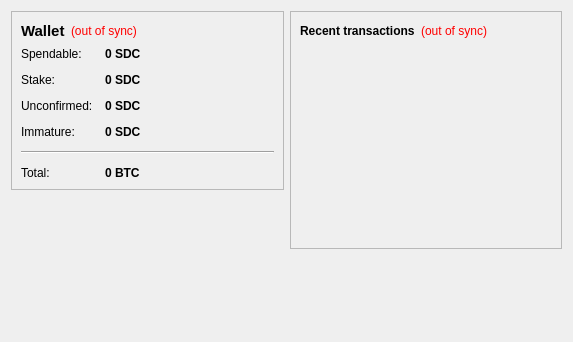
<?xml version="1.0" encoding="UTF-8"?>
<ui version="4.0">
 <class>OverviewPage</class>
 <widget class="QWidget" name="OverviewPage">
  <property name="geometry">
   <rect>
    <x>0</x>
    <y>0</y>
    <width>573</width>
    <height>342</height>
   </rect>
  </property>
  <property name="windowTitle">
   <string>Form</string>
  </property>
  <layout class="QHBoxLayout" name="horizontalLayout" stretch="1,1">
   <item>
    <layout class="QVBoxLayout" name="verticalLayout_2">
     <item>
      <widget class="QFrame" name="frame">
       <property name="frameShape">
        <enum>QFrame::StyledPanel</enum>
       </property>
       <property name="frameShadow">
        <enum>QFrame::Raised</enum>
       </property>
       <layout class="QVBoxLayout" name="verticalLayout_4">
        <item>
         <layout class="QHBoxLayout" name="horizontalLayout_4">
          <item>
           <widget class="QLabel" name="label_5">
            <property name="font">
             <font>
              <pointsize>11</pointsize>
              <weight>75</weight>
              <bold>true</bold>
             </font>
            </property>
            <property name="text">
             <string>Wallet</string>
            </property>
           </widget>
          </item>
          <item>
           <widget class="QLabel" name="labelWalletStatus">
            <property name="toolTip">
             <string>The displayed information may be out of date. Your wallet automatically synchronizes with the ShadowCoin network after a connection is established, but this process has not completed yet.</string>
            </property>
            <property name="styleSheet">
             <string notr="true">QLabel { color: red; }</string>
            </property>
            <property name="text">
             <string notr="true">(out of sync)</string>
            </property>
            <property name="alignment">
             <set>Qt::AlignLeading|Qt::AlignLeft|Qt::AlignVCenter</set>
            </property>
           </widget>
          </item>
          <item>
           <spacer name="horizontalSpacer_2">
            <property name="orientation">
             <enum>Qt::Horizontal</enum>
            </property>
            <property name="sizeHint" stdset="0">
             <size>
              <width>40</width>
              <height>20</height>
             </size>
            </property>
           </spacer>
          </item>
         </layout>
        </item>
        <item>
         <layout class="QFormLayout" name="formLayout_2">
          <property name="fieldGrowthPolicy">
           <enum>QFormLayout::AllNonFixedFieldsGrow</enum>
          </property>
          <property name="horizontalSpacing">
           <number>12</number>
          </property>
          <property name="verticalSpacing">
           <number>12</number>
          </property>
          <item row="0" column="0">
           <widget class="QLabel" name="label">
            <property name="text">
             <string>Spendable:</string>
            </property>
           </widget>
          </item>
          <item row="0" column="1">
           <widget class="QLabel" name="labelBalance">
            <property name="font">
             <font>
              <weight>75</weight>
              <bold>true</bold>
             </font>
            </property>
            <property name="cursor">
             <cursorShape>IBeamCursor</cursorShape>
            </property>
            <property name="toolTip">
             <string>Your current spendable balance</string>
            </property>
            <property name="text">
             <string notr="true">0 SDC</string>
            </property>
            <property name="textInteractionFlags">
             <set>Qt::LinksAccessibleByMouse|Qt::TextSelectableByKeyboard|Qt::TextSelectableByMouse</set>
            </property>
           </widget>
          </item>
          <item row="1" column="0">
           <widget class="QLabel" name="label_6">
            <property name="text">
             <string>Stake:</string>
            </property>
           </widget>
          </item>
          <item row="1" column="1">
           <widget class="QLabel" name="labelStake">
            <property name="font">
             <font>
              <weight>75</weight>
              <bold>true</bold>
             </font>
            </property>
            <property name="cursor">
             <cursorShape>IBeamCursor</cursorShape>
            </property>
            <property name="toolTip">
             <string>Total of coins that was staked, and do not yet count toward the current balance</string>
            </property>
            <property name="text">
             <string notr="true">0 SDC</string>
            </property>
            <property name="textInteractionFlags">
             <set>Qt::LinksAccessibleByMouse|Qt::TextSelectableByKeyboard|Qt::TextSelectableByMouse</set>
            </property>
           </widget>
          </item>
          <item row="2" column="0">
           <widget class="QLabel" name="label_3">
            <property name="text">
             <string>Unconfirmed:</string>
            </property>
           </widget>
          </item>
          <item row="2" column="1">
           <widget class="QLabel" name="labelUnconfirmed">
            <property name="font">
             <font>
              <weight>75</weight>
              <bold>true</bold>
             </font>
            </property>
            <property name="cursor">
             <cursorShape>IBeamCursor</cursorShape>
            </property>
            <property name="toolTip">
             <string>Total of transactions that have yet to be confirmed, and do not yet count toward the current balance</string>
            </property>
            <property name="text">
             <string notr="true">0 SDC</string>
            </property>
            <property name="textInteractionFlags">
             <set>Qt::LinksAccessibleByMouse|Qt::TextSelectableByKeyboard|Qt::TextSelectableByMouse</set>
            </property>
           </widget>
          </item>
          <item row="3" column="0">
           <widget class="QLabel" name="labelImmatureText">
            <property name="text">
             <string>Immature:</string>
            </property>
           </widget>
          </item>
          <item row="3" column="1">
           <widget class="QLabel" name="labelImmature">
            <property name="font">
             <font>
              <weight>75</weight>
              <bold>true</bold>
             </font>
            </property>
            <property name="toolTip">
             <string>Mined balance that has not yet matured</string>
            </property>
            <property name="text">
             <string notr="true">0 SDC</string>
            </property>
            <property name="textInteractionFlags">
             <set>Qt::LinksAccessibleByMouse|Qt::TextSelectableByKeyboard|Qt::TextSelectableByMouse</set>
            </property>
           </widget>
          </item>
          <item row="4" column="0" colspan="2">
           <widget class="Line" name="line">
            <property name="orientation">
             <enum>Qt::Horizontal</enum>
            </property>
           </widget>
          </item>
          <item row="5" column="0">
           <widget class="QLabel" name="labelTotalText">
            <property name="text">
             <string>Total:</string>
            </property>
           </widget>
          </item>
          <item row="5" column="1">
           <widget class="QLabel" name="labelTotal">
            <property name="font">
             <font>
              <weight>75</weight>
              <bold>true</bold>
             </font>
            </property>
            <property name="cursor">
             <cursorShape>IBeamCursor</cursorShape>
            </property>
            <property name="toolTip">
             <string>Your current total balance</string>
            </property>
            <property name="text">
             <string notr="true">0 BTC</string>
            </property>
            <property name="textInteractionFlags">
             <set>Qt::LinksAccessibleByMouse|Qt::TextSelectableByKeyboard|Qt::TextSelectableByMouse</set>
            </property>
           </widget>
          </item>
         </layout>
        </item>
       </layout>
      </widget>
     </item>
     <item>
      <spacer name="verticalSpacer">
       <property name="orientation">
        <enum>Qt::Vertical</enum>
       </property>
       <property name="sizeHint" stdset="0">
        <size>
         <width>20</width>
         <height>40</height>
        </size>
       </property>
      </spacer>
     </item>
    </layout>
   </item>
   <item>
    <layout class="QVBoxLayout" name="verticalLayout_3">
     <item>
      <widget class="QFrame" name="frame_2">
       <property name="frameShape">
        <enum>QFrame::StyledPanel</enum>
       </property>
       <property name="frameShadow">
        <enum>QFrame::Raised</enum>
       </property>
       <layout class="QVBoxLayout" name="verticalLayout">
        <item>
         <layout class="QHBoxLayout" name="horizontalLayout_2">
          <item>
           <widget class="QLabel" name="label_4">
            <property name="text">
             <string>&lt;b&gt;Recent transactions&lt;/b&gt;</string>
            </property>
           </widget>
          </item>
          <item>
           <widget class="QLabel" name="labelTransactionsStatus">
            <property name="toolTip">
             <string>The displayed information may be out of date. Your wallet automatically synchronizes with the ShadowCoin network after a connection is established, but this process has not completed yet.</string>
            </property>
            <property name="styleSheet">
             <string notr="true">QLabel { color: red; }</string>
            </property>
            <property name="text">
             <string notr="true">(out of sync)</string>
            </property>
            <property name="alignment">
             <set>Qt::AlignRight|Qt::AlignTrailing|Qt::AlignVCenter</set>
            </property>
           </widget>
          </item>
          <item>
           <spacer name="horizontalSpacer">
            <property name="orientation">
             <enum>Qt::Horizontal</enum>
            </property>
            <property name="sizeHint" stdset="0">
             <size>
              <width>40</width>
              <height>20</height>
             </size>
            </property>
           </spacer>
          </item>
         </layout>
        </item>
        <item>
         <widget class="QListView" name="listTransactions">
          <property name="styleSheet">
           <string notr="true">QListView { background: transparent; }</string>
          </property>
          <property name="frameShape">
           <enum>QFrame::NoFrame</enum>
          </property>
          <property name="verticalScrollBarPolicy">
           <enum>Qt::ScrollBarAlwaysOff</enum>
          </property>
          <property name="horizontalScrollBarPolicy">
           <enum>Qt::ScrollBarAlwaysOff</enum>
          </property>
          <property name="selectionMode">
           <enum>QAbstractItemView::NoSelection</enum>
          </property>
         </widget>
        </item>
       </layout>
      </widget>
     </item>
     <item>
      <spacer name="verticalSpacer_2">
       <property name="orientation">
        <enum>Qt::Vertical</enum>
       </property>
       <property name="sizeHint" stdset="0">
        <size>
         <width>20</width>
         <height>40</height>
        </size>
       </property>
      </spacer>
     </item>
    </layout>
   </item>
  </layout>
 </widget>
 <resources/>
 <connections/>
</ui>
